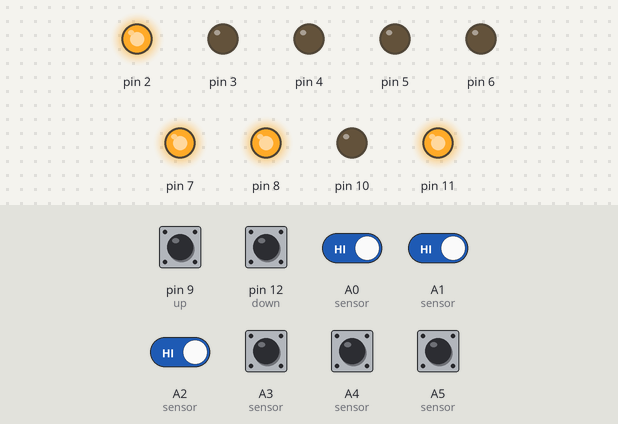
A sketch run on a simulated Arduino Nano, built with avr-gcc and run on an emulated ATmega328P. Parts: output pins drawn as LEDs (lit = HIGH). The test bench sets the inputs (shaded band); at power-on: A0 (sensor), A1 (sensor), A2 (sensor), A3 (sensor), A4 (sensor), A5 (sensor), pin 9 (up), pin 12 (down) HIGH.

Above: at 1.2 s.
1.3 s: pin 9 (up) pulled LOW for 0.15 s
At 1.6 s:
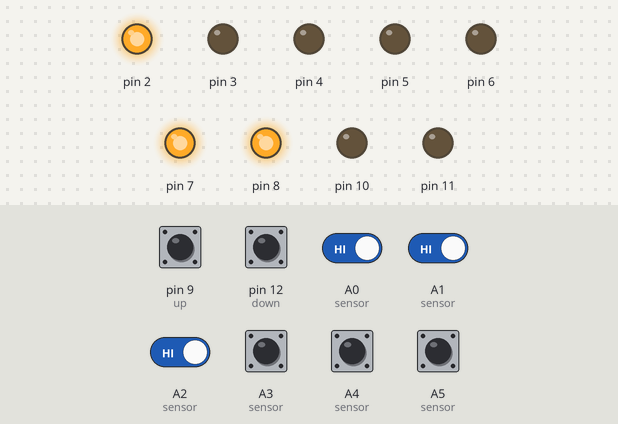
2.9 s: A0 (sensor) driven LOW
At 4.0 s:
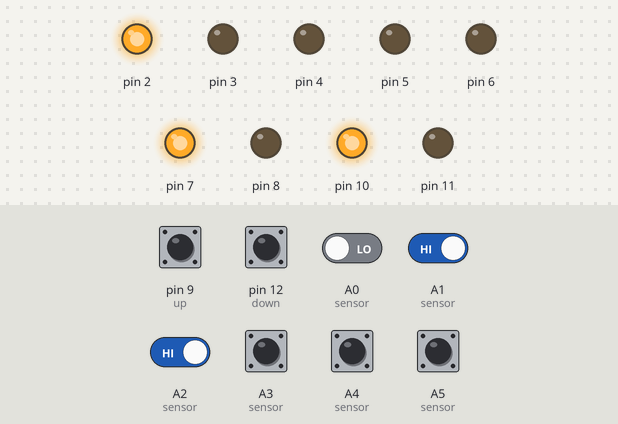
4.4 s: A0 (sensor) driven HIGH
At 5.2 s:
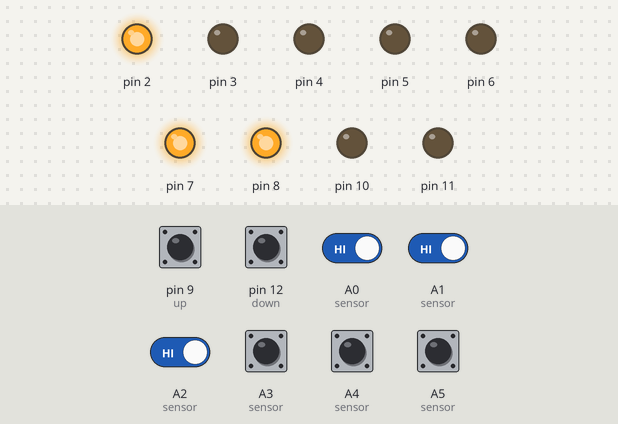
5.9 s: A1 (sensor) driven LOW
At 6.3 s:
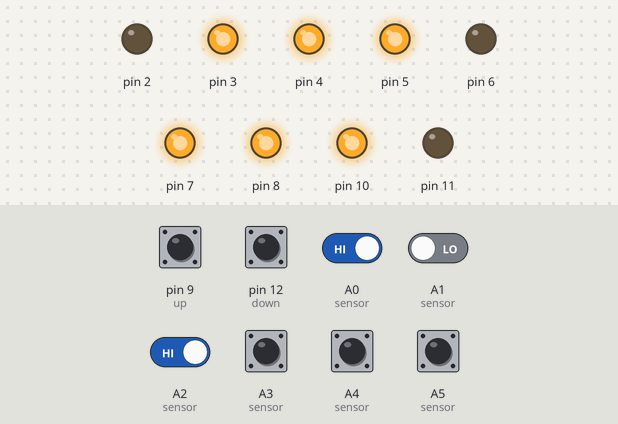
7.4 s: A1 (sensor) driven HIGH
At 8.6 s:
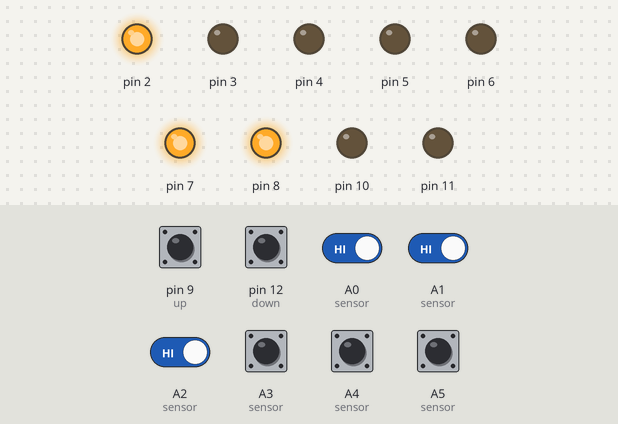
8.9 s: A2 (sensor) driven LOW
At 9.8 s:
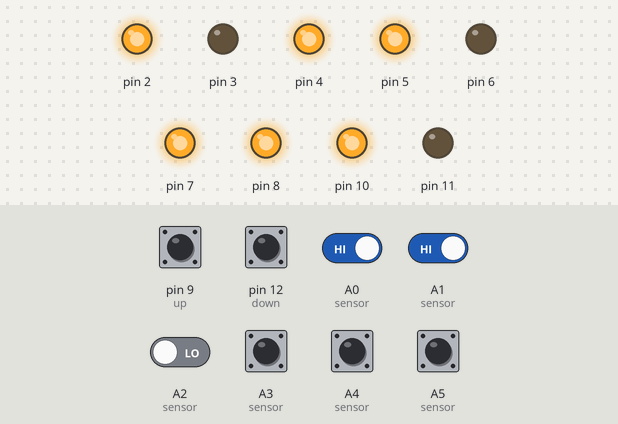
Timing chart, 0 to 11.4 s (numbered marks = the images above; inputs shaded):
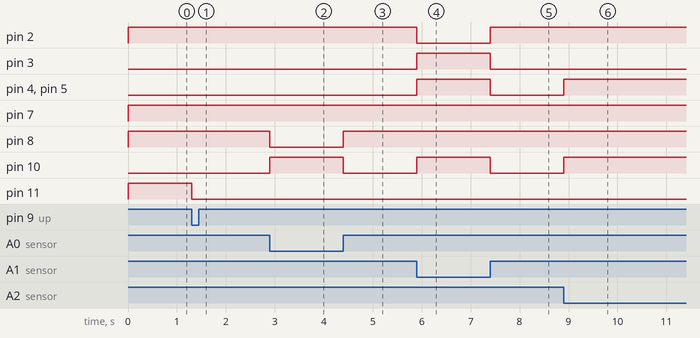

The sketch:

bagas.ino
```cpp
#include <Arduino.h>
#include "Motor.h"
#include "Segment.h"
#include "Button.h"

// constant variable pin
// deklarasi pin limit switch
const int limt1 = A0;
const int limt2 = A1;
const int limt3 = A2;
const int limt4 = A3;
const int limt5 = A4;
const int limt6 = A5;
const int limt7 = A6;

// deklarasi pin seven segment
const int segA = 8;
const int segB = 7;
const int segC = 2;
const int segD = 4;
const int segE = 3;
const int segF = 6;
const int segG = 5;
// deklarasi pin motor
const int motorA = 10;
const int motorB = 11;
// deklarasi pin push button
const int up = 9;
const int down = 12;

// var init
uint8_t sensor[] = {limt1, limt2, limt3, limt4, limt5, limt6, limt7};
// variable untuk menyimpan posisi sensor dan posisi tombol
// index = sensor , pos = tombol
int index, pos;

// create object

//buat object motor dari class Motor (dari Library Motor.h)
Motor motor = Motor(motorA, motorB);
//buat object tombolUp dari class Button (dari Library Button.h)
Button tombolUp = Button(up);
//buat object tombolDown dari class Button (dari Library Button.h)
Button tombolDown = Button(down);
//buat object segment dari class Segment (dari Library Segment.h)
Segment segmen = Segment(segA, segB, segC, segD, segE, segF, segG);
void setup()
{
  // set mode tombol up menjadi falling (aktif ketika kondisi berubah dari 1 ke 0)
  tombolUp.changeMode(FALLING);
  // set mode tombol up menjadi falling (aktif ketika kondisi berubah dari 1 ke 0)
  tombolDown.changeMode(FALLING);
  // set mode seven segment menjadi aktif high
  segmen.mode(HIGH);
  for (int i = 0; i < 7; i++)
  {
    // set pin sensor menjadi input pullup
    pinMode(sensor[i], INPUT_PULLUP);
  }

  // inisialisai pos
  // baca posisi sensor ketika program dijalankan pertama kali
  for (int i = 0; i < 7; i++)
  {
    if (digitalRead(sensor[i]) == LOW)
    {
      // simpan posisi hasil pembacaan sensor ke variabel pos
      pos = i + 1;
      // keluar dari perulangan for ketika posisi sensor ditemukan
      break;
    }
  }
}

void loop()
{
  // baca posisi sensor
  for (int i = 0; i < 7; i++)
  {
    if (digitalRead(sensor[i]) == LOW)
    {
      // simpan posisi hasil pembacaan sensor ke variabel index
      index = i + 1;
      // tampilkan hasil pembacaan sensor ke seven segment
      segmen.setNumber(index);
      // keluar dari perulangan for ketika posisi sensor ditemukan
      break;
    }
  }
  // jika variabel index sama dengan index
  if (pos == index)
  {
    // jalankan perintah motor berhenti
    motor.stop();
  }
  // jika variabel pos lebih besar dari index
  if (pos > index)
  {
    // jalankan perintah motor maju
    motor.forward();
  }
  // jika variabel pos lebih kecil dari index
  if (pos < index)
  {
    // jalankan perintah motor mundur
    motor.reverse();
  }
  // jika tombol up ditekan
  if (tombolUp.getValue() == LOW)
  {
    // tambahkan isi variable pos dengan 1
    // kemudian jika pos lebih besar dari 7 maka pos akan di set menjadi 7
    if (++pos > 7)
    {
      pos = 7;
    }
  }
  // jika tombol down ditekan
  if (tombolDown.getValue() == LOW)
  {
    // kurangkan isi variable pos dengan 1
    // kemudian jika pos lebih kecil dari 1 maka pos akan di set menjadi 1
    if (--pos < 1)
    {
      pos = 1;
    }
  }
  //looping library tombol up dan tombol down
  tombolDown.loop();
  tombolUp.loop();
}
```

Button.cpp
```cpp
#include "Button.h"

void Button::loop()
{
    if (btnEnable == true)
    {
        int pinValue = digitalRead(pin);
        if (wait == LOW && pinValue == LOW)
        {
            if (mode == CHANGE)
            {
                value == HIGH ? value = LOW : value = HIGH;
            }
            if (mode == FALLING)
            {
                value = LOW;
            }
            wait = HIGH;
            debounce = millis() + 80;
        }
        if (wait == HIGH && pinValue == HIGH)
        {
            if (millis() > debounce)
            {
                wait = LOW;
            }
        }
    }
}

void Button::disable()
{
    btnEnable = false;
}
void Button::enable()
{
    btnEnable = true;
}

bool Button::getValue()
{
    if (mode == FALLING)
    {
        bool ret = value;
        value = HIGH;
        return ret;
    }
    return this->value;
}
void Button::changeMode(int mode)
{
    this->mode = mode;
}
Button::Button(int pin)
{
    this->pin = pin;
    pinMode(pin, INPUT_PULLUP);
}

Button::~Button()
{
}
```

Button.h
```cpp
#if !defined(Button_h_)
#define Button_h_

#include <Arduino.h>
class Button
{
private:
    int pin;
    bool value;
    bool btnEnable = true;
    int mode;
    int wait;
    unsigned long debounce;

public:
    Button(int pin);
    ~Button();
    void disable();
    void enable();
    void reset();
    void loop();
    void changeMode(int mode);
    bool getValue();
};

#endif // Button_h_
```

Motor.cpp
```cpp
#include "Motor.h"
Motor::Motor(int pinA, int pinB)
{
    pinMode(pinA, OUTPUT);
    pinMode(pinB, OUTPUT);
    digitalWrite(pinA, LOW);
    digitalWrite(pinB, LOW);
    this->pinA = pinA;
    this->pinB = pinB;
}

void Motor::forward()
{
    digitalWrite(pinA, HIGH);
    digitalWrite(pinB, LOW);
}
void Motor::reverse()
{
    digitalWrite(pinA, LOW);
    digitalWrite(pinB, HIGH);
}
void Motor::stop()
{
    digitalWrite(pinA, LOW);
    digitalWrite(pinB, LOW);
}
Motor::~Motor()
{
}
```

Motor.h
```cpp
#if !defined(Motor_h)
#define Motor_h

#include <Arduino.h>
class Motor
{
private:
    int pinA, pinB;

public:
    void forward();
    void reverse();
    void stop();
    Motor(int pinA, int pinB);
    ~Motor();
};


#endif // Motor_h
```

Segment.cpp
```cpp
#include "Segment.h"
void Segment::setNumber(int number)
{
    if (number != this->number)
    {
        this->number = number;
        this->writeSegment(number);
    }
}

void Segment::mode(bool aktif)
{
    this->aktif = aktif;
}
void Segment::writeSegment(int number)
{

    digitalWrite(a, (1 - aktif));
    digitalWrite(b, (1 - aktif));
    digitalWrite(c, (1 - aktif));
    digitalWrite(d, (1 - aktif));
    digitalWrite(e, (1 - aktif));
    digitalWrite(f, (1 - aktif));
    digitalWrite(g, (1 - aktif));
    switch (number)
    {
    case 0:
        digitalWrite(a, aktif);
        digitalWrite(b, aktif);
        digitalWrite(c, aktif);
        digitalWrite(d, aktif);
        digitalWrite(e, aktif);
        digitalWrite(f, aktif);
        break;
    case 1:
        digitalWrite(c, aktif);
        digitalWrite(b, aktif);
        break;
    case 2:
        digitalWrite(a, aktif);
        digitalWrite(b, aktif);
        digitalWrite(d, aktif);
        digitalWrite(e, aktif);
        digitalWrite(g, aktif);
        break;
    case 3:
        digitalWrite(a, aktif);
        digitalWrite(b, aktif);
        digitalWrite(c, aktif);
        digitalWrite(d, aktif);
        digitalWrite(g, aktif);
        break;
    case 4:
        digitalWrite(b, aktif);
        digitalWrite(c, aktif);
        digitalWrite(f, aktif);
        digitalWrite(g, aktif);
        break;
    case 5:
        digitalWrite(a, aktif);
        digitalWrite(c, aktif);
        digitalWrite(d, aktif);
        digitalWrite(f, aktif);
        digitalWrite(g, aktif);
        break;
    case 6:
        digitalWrite(a, aktif);
        digitalWrite(c, aktif);
        digitalWrite(d, aktif);
        digitalWrite(e, aktif);
        digitalWrite(f, aktif);
        digitalWrite(g, aktif);
        break;
    case 7:
        digitalWrite(a, aktif);
        digitalWrite(b, aktif);
        digitalWrite(c, aktif);
        break;
    case 8:
        digitalWrite(a, aktif);
        digitalWrite(b, aktif);
        digitalWrite(c, aktif);
        digitalWrite(d, aktif);
        digitalWrite(e, aktif);
        digitalWrite(f, aktif);
        digitalWrite(g, aktif);
        break;
    case 9:
        digitalWrite(a, aktif);
        digitalWrite(b, aktif);
        digitalWrite(c, aktif);
        digitalWrite(d, aktif);
        digitalWrite(f, aktif);
        digitalWrite(g, aktif);
        break;
    default:
        break;
    }
}
Segment::Segment(int a, int b, int c, int d, int e, int f, int g)
{
    pinMode(a, OUTPUT);
    pinMode(b, OUTPUT);
    pinMode(c, OUTPUT);
    pinMode(d, OUTPUT);
    pinMode(e, OUTPUT);
    pinMode(f, OUTPUT);
    pinMode(g, OUTPUT);
    this->a = a;
    this->b = b;
    this->c = c;
    this->d = d;
    this->e = e;
    this->f = f;
    this->g = g;
}

Segment::~Segment()
{
}
```

Segment.h
```cpp
#if !defined(Segment_h)
#define Segment_h

#include <Arduino.h>
class Segment
{
private:
    int a, b, c, d, e, f, g;
    int number;
    void writeSegment(int number);
    bool aktif;


public:
    Segment(int a, int b, int c, int d, int e, int f, int g);
    void setNumber(int number);
    void mode(bool aktif);
    ~Segment();
};

#endif // Segment_h
```

Measured:
- after the input at 1.3 s, pin 11: HIGH → LOW at once
- after the input at 2.9 s, pin 8: HIGH → LOW at once; pin 10: LOW → HIGH at once
- after the input at 4.4 s, pin 8: LOW → HIGH at once; pin 10: HIGH → LOW at once
- after the input at 5.9 s, pin 2: HIGH → LOW at once; pin 3–5, pin 10: LOW → HIGH at once
- after the input at 7.4 s, pin 2: LOW → HIGH at once; pin 3–5, pin 10: HIGH → LOW at once
- after the input at 8.9 s, pin 4, pin 5, pin 10: LOW → HIGH at once
